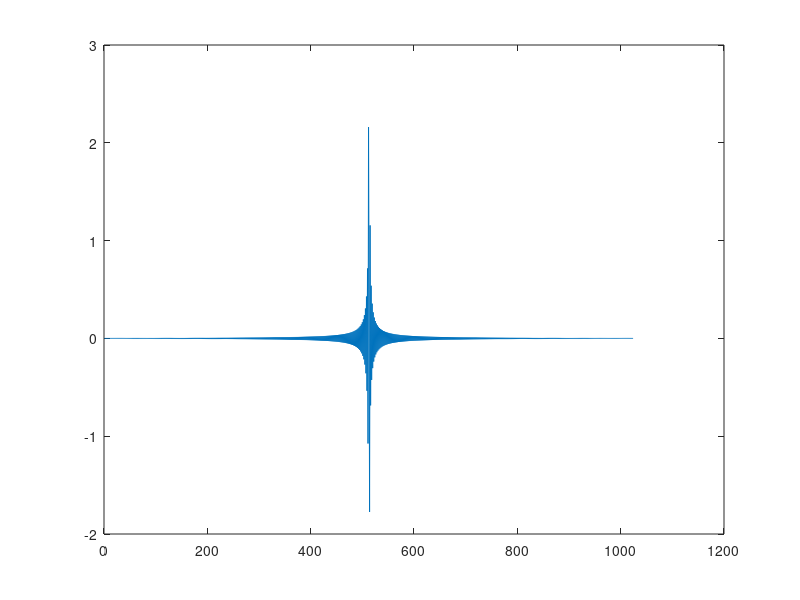
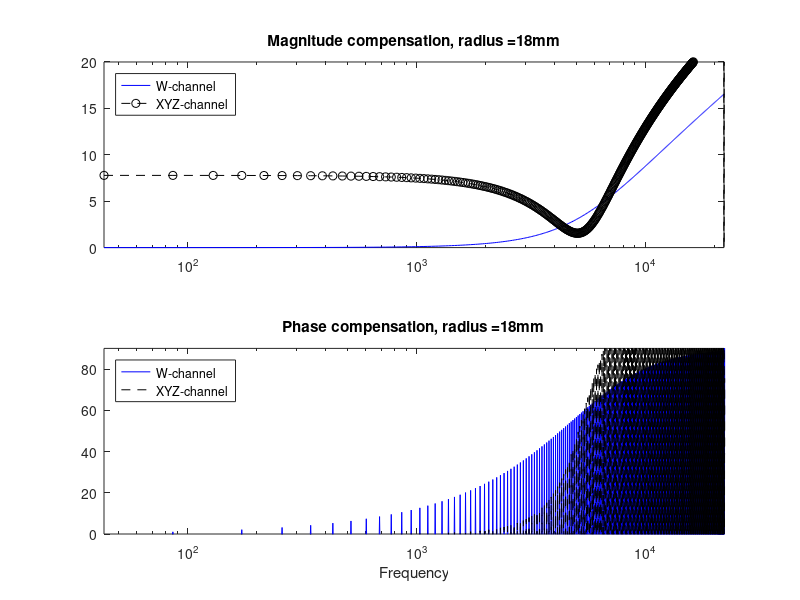

The MATLAB source for these figures, in order:
% close all
% clear all

r = 0.0175; % Array radius
c = 343; % Speed of sound
Fs = 44100; % Sample rate
nfft = 1024;

i = 1;
for f = 0:Fs/nfft:Fs-Fs/nfft
    w = 2*pi*f;
    
    % Compute W compensation response

    Num = 1 + (j*w*r)/c - (1/3)*(((w*r)/c)*((w*r)/c));
    Den = 1 + (1/3)*(j*w*r)/c;
    FW(i) = Num/Den;
    
    % Compute XYZ compensation response
    
    Num = sqrt(6)*(1 + (1/3)*(j*w*r)/c - (1/3)*(((w*r)/c)*((w*r)/c)));
    Den = 1 + (1/3)*(j*w*r)/c;
    FXYZ(i) = Num/Den;
        
    i = i+1;
end

f = 0:Fs/nfft:Fs-Fs/nfft;


% figure; % 0-Fs mag / phase response
% subplot(2, 1, 1); plot(abs(FW));
% subplot(2, 1, 2); plot(angle(FW));

%% Mirror Complex Frequency Response
FW(1, (nfft/2)+2:nfft) = conj(fliplr(FW(1, 2:nfft/2)));
%FW(1, nfft/2+1) = abs(FW(1, nfft/2)); % Wrong!! Use line below instead...
FW(1, nfft/2+1) = 0;

FXYZ(1, (nfft/2)+2:nfft) = conj(fliplr(FXYZ(1, 2:nfft/2)));
FXYZ(1, nfft/2+1) = 0;

%%
%figure; % 0-Fs mag / phase response with 0 as Fs/2
%subplot(2, 1, 1); plot(abs(FW));
%subplot(2, 1, 2); plot(angle(FW));

%% IFFT respose and circshift
timeFW = real(ifft(FW));
shiftTimeFW = circshift(timeFW, nfft/2, 2);
timeFXYZ = real(ifft(FXYZ));
shiftTimeFXYZ = circshift(timeFXYZ, nfft/2, 2);

%%
figure; % Time domain plot
plot(shiftTimeFW);

%% FFT of impulse response for testing
testFW = fft(shiftTimeFW);
testFXYZ = fft(shiftTimeFXYZ);

%%
%figure; % 0-Fs mag / phase response with 0 as Fs/2 after conversion to / from time domain!
%subplot(2, 1, 1); plot(abs(testFW))
%subplot(2, 1, 2); plot(angle(testFW))

%% Plot
figure;
subplot(2,1,1);
semilogx(f,20*log10(abs(testFW)), 'b'); hold on;
semilogx(f,20*log10(abs(testFXYZ)), 'k--o');
legend('W-channel', 'XYZ-channel', 'location', 'northwest');
xlim([0 Fs/2]);
ylim([0 20]);
title(strcat('Magnitude compensation, radius = ', int2str(r*1000), 'mm'));
subplot(2,1,2);
semilogx(f,angle(testFW)*180/pi, 'b'); hold on;
semilogx(f,angle(testFXYZ)*180/pi, 'k--');
legend('W-channel', 'XYZ-channel', 'location', 'northwest');
title(strcat('Phase compensation, radius = ', int2str(r*1000), 'mm'));
xlabel('Frequency');
xlim([0 Fs/2]);
ylim([0 90]);


% phasedifference = angle(testFW) - angle(testFXYZ);
% figure;
% semilogx(f,phasedifference, 'b');